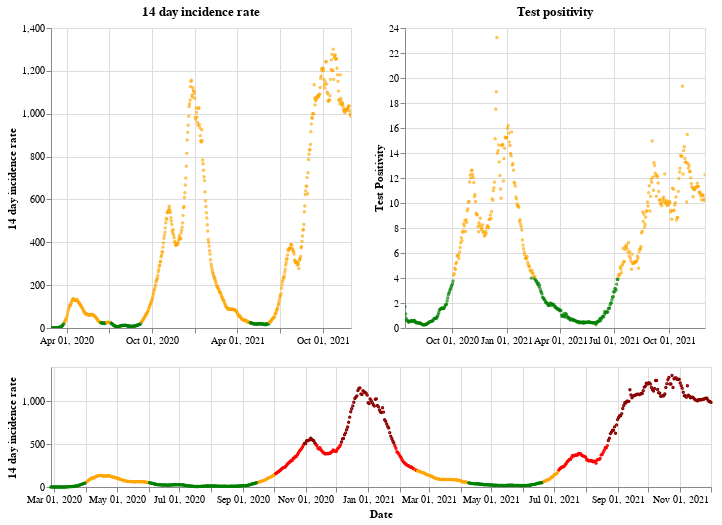

The notebook cell this image was saved under:
### Markdown cell above
## Wales

### Code cell
plot_traffic_light('Wales')

### Figure 1 — Vega-Lite specification as saved in the notebook (floating-point values rounded to 4 significant figures; data arrays with more than 128 entries replaced by an {"elided": "..."} marker saying what was removed)
{"config": {"view": {"continuousWidth": 400, "continuousHeight": 300}}, "vconcat": [{"hconcat": [{"mark": {"type": "point", "size": 2}, "encoding": {"color": {"condition": {"value": "green", "test": "(datum.twoWeeklyCasesRate <= 25)"}, "value": "orange"}, "tooltip": [{"type": "nominal", "field": "areaName"}, {"type": "temporal", "field": "date"}, {"type": "quantitative", "field": "twoWeeklyCasesRate"}, {"type": "quantitative", "field": "testPositivity"}], "x": {"type": "temporal", "axis": {"title": ""}, "field": "date", "scale": {"domain": {"selection": "DateBrush"}}, "timeUnit": "yearmonthdate"}, "y": {"type": "quantitative", "axis": {"title": "14 day incidence rate"}, "field": "twoWeeklyCasesRate"}}, "title": "14 day incidence rate", "width": 300}, {"mark": {"type": "point", "size": 2}, "encoding": {"color": {"condition": {"value": "green", "test": "(datum.testPositivity <= 4)"}, "value": "orange"}, "tooltip": [{"type": "nominal", "field": "areaName"}, {"type": "temporal", "field": "date"}, {"type": "quantitative", "field": "twoWeeklyCasesRate"}, {"type": "quantitative", "field": "testPositivity"}], "x": {"type": "temporal", "axis": {"title": ""}, "field": "date", "scale": {"domain": {"selection": "DateBrush"}}, "timeUnit": "yearmonthdate"}, "y": {"type": "quantitative", "axis": {"title": "Test Positivity"}, "field": "testPositivity"}}, "title": "Test positivity", "width": 300}]}, {"layer": [{"mark": {"type": "point", "size": 2}, "encoding": {"color": {"condition": {"value": "orange", "test": "(((datum.testPositivity < 4) && (datum.twoWeeklyCasesRate >= 50)) && (datum.twoWeeklyCasesRate < 200))"}, "value": "red"}, "opacity": {"condition": {"value": 1, "test": "((datum.twoWeeklyCasesRate >= 50) && (datum.twoWeeklyCasesRate < 500))"}, "value": 0}, "tooltip": [{"type": "nominal", "field": "areaName"}, {"type": "temporal", "field": "date"}, {"type": "quantitative", "field": "twoWeeklyCasesRate"}, {"type": "quantitative", "field": "testPositivity"}], "x": {"type": "temporal", "axis": {"title": "Date"}, "field": "date", "timeUnit": "yearmonthdate"}, "y": {"type": "quantitative", "axis": {"title": "14 day incidence rate"}, "field": "twoWeeklyCasesRate"}}, "selection": {"DateBrush": {"type": "interval", "encodings": ["x"], "fields": ["Time"]}}}, {"mark": {"type": "point", "size": 2}, "encoding": {"color": {"value": "darkred"}, "opacity": {"condition": {"value": 1, "test": "(datum.twoWeeklyCasesRate >= 500)"}, "value": 0}, "tooltip": [{"type": "nominal", "field": "areaName"}, {"type": "temporal", "field": "date"}, {"type": "quantitative", "field": "twoWeeklyCasesRate"}, {"type": "quantitative", "field": "testPositivity"}], "x": {"type": "temporal", "axis": {"title": "Date"}, "field": "date", "timeUnit": "yearmonthdate"}, "y": {"type": "quantitative", "axis": {"title": "14 day incidence rate"}, "field": "twoWeeklyCasesRate"}}}, {"mark": {"type": "point", "size": 2}, "encoding": {"color": {"condition": {"value": "green", "test": "((datum.testPositivity < 4) && (datum.twoWeeklyCasesRate < 50))"}, "value": "orange"}, "opacity": {"condition": {"value": 1, "test": "(datum.twoWeeklyCasesRate < 50)"}, "value": 0}, "tooltip": [{"type": "nominal", "field": "areaName"}, {"type": "temporal", "field": "date"}, {"type": "quantitative", "field": "twoWeeklyCasesRate"}, {"type": "quantitative", "field": "testPositivity"}], "x": {"type": "temporal", "axis": {"title": "Date"}, "field": "date", "timeUnit": "yearmonthdate"}, "y": {"type": "quantitative", "axis": {"title": "14 day incidence rate"}, "field": "twoWeeklyCasesRate"}}}], "height": 120, "width": 660}], "data": {"name": "data-1af7be25a20e1cba37460f396d33a90f"}, "$schema": "https://vega.github.io/schema/vega-lite/v4.8.1.json", "datasets": {"data-1af7be25a20e1cba37460f396d33a90f": {"elided": "644 records"}}}
